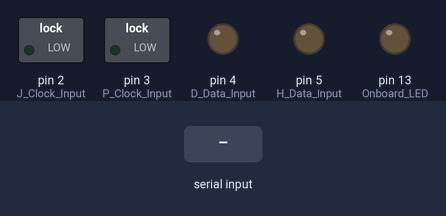
Simulated run of this sketch. Board: Arduino Uno, built with avr-gcc and run on an emulated ATmega328P. On the bench: switched loads named in the sketch (green lamp = pin HIGH), output pins drawn as LEDs (lit = HIGH). Inputs (shaded band) come from the test bench. Pins used as bus, display or sensor lines are not drawn; what the sketch prints to the serial monitor is not drawn.

Above: at 1.2 s.
1.3 s: "1" received over Serial
At 1.8 s:
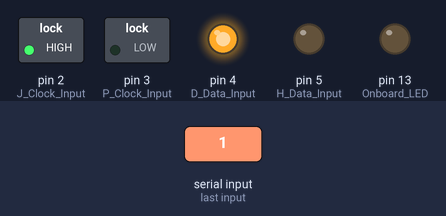
Timing chart, 0 to 4.3 s (numbered marks = the images above; inputs shaded):
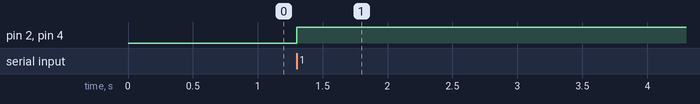

Measured:
- after the input at 1.3 s, pin 2 (J_Clock_Input), pin 4 (D_Data_Input): LOW → HIGH at once

The sketch:

Arduino-Serial-Data-Transfer.ino
```cpp
String input;
String Clock;
String Strobe;
String Data;

// J/P Clock Input
// D/H Data Input
// N/R Strobe Input

#define J_Clock_Input 2   //GREEN 2
#define P_Clock_Input 3   //WHT/ORG 1
#define D_Data_Input 4    //WHT/BLUE 2
#define H_Data_Input 5   //ORANGE
#define N_Strobe_Input 6  //WHT/BLUE 1
#define R_Strobe_Input 7  //BLUE
#define B_Data_Transmit 8  //WHT/BROWN 1
#define F_Data_Transmit 9  //BLUE 2
#define A_Other_Transmit 10  //WHT/GREEN 1
#define C_Other_Transmit 11  //GREEN 1
#define X_Video_Pixels 12  //GREEN 1

#define Onboard_LED 13


void setup() {
  pinMode(J_Clock_Input, OUTPUT);
  pinMode(P_Clock_Input, OUTPUT);
  pinMode(D_Data_Input, OUTPUT);
  pinMode(H_Data_Input, OUTPUT);
  pinMode(N_Strobe_Input, OUTPUT);
  pinMode(R_Strobe_Input, OUTPUT);
  pinMode(Onboard_LED, OUTPUT);
  pinMode(B_Data_Transmit, INPUT);
  pinMode(F_Data_Transmit, INPUT);
  pinMode(A_Other_Transmit, INPUT);
  pinMode(C_Other_Transmit, INPUT);
  pinMode(X_Video_Pixels, INPUT);

    Serial.begin(250000);
    Serial.setTimeout(1);

}

void loop() {
        Serial.println("xyz123");
        input = "";
        input = Serial.readString();
        if (input != "") {
        delay(1);
        Clock = (input.substring(1,2));
        Strobe = (input.substring(3,4));
        Data = (input.substring(5,6));
if (Data == "1") {
digitalWrite(D_Data_Input, LOW);  //D=High and H=LOW to make data line low internally
digitalWrite(H_Data_Input, HIGH); //D=LOW and H=HIGH to make data line high internally
}
else {
digitalWrite(D_Data_Input, HIGH);  //D=High and H=LOW to make data line low internally
digitalWrite(H_Data_Input, LOW); //D=LOW and H=HIGH to make data line high internally
}


if (Strobe == "1") {
digitalWrite(N_Strobe_Input, LOW);
digitalWrite(R_Strobe_Input, HIGH);
}
else {
digitalWrite(N_Strobe_Input, HIGH);
digitalWrite(R_Strobe_Input, LOW);
}


if (Clock == "1") {
digitalWrite(J_Clock_Input, LOW);
digitalWrite(P_Clock_Input, HIGH);

}
else {
 digitalWrite(J_Clock_Input, HIGH);
 digitalWrite(P_Clock_Input, LOW);

}

   delay(1);

        }

    }
```
